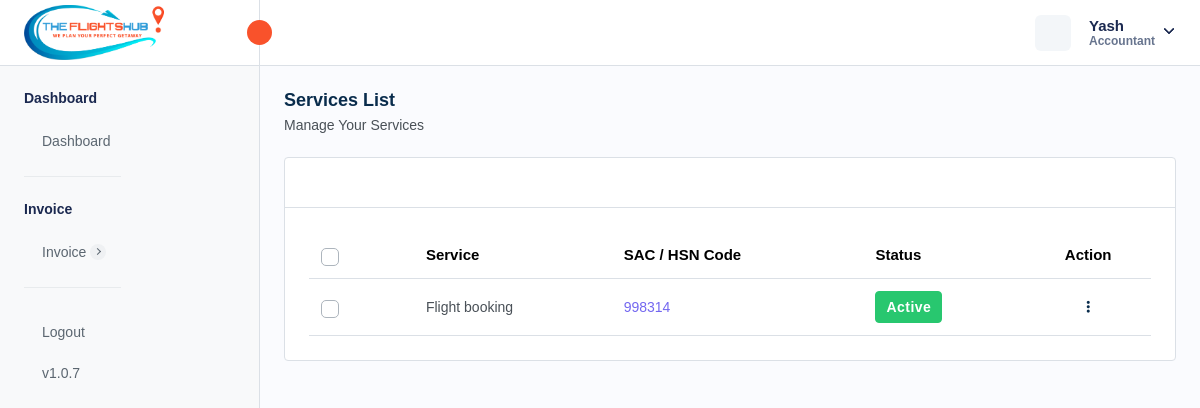
The app's page /services.php (signed in) with its own data.
### tables this page shows
CREATE TABLE `company_settings` (
  `company_id` int NOT NULL AUTO_INCREMENT,
  `company_name` varchar(255) DEFAULT NULL,
  `company_email` varchar(255) DEFAULT NULL,
  `company_phone` varchar(20) DEFAULT NULL,
  `company_website` varchar(255) DEFAULT NULL,
  `company_logo` varchar(255) DEFAULT NULL,
  `favicon` varchar(255) DEFAULT NULL,
  `address` text,
  `country` varchar(100) DEFAULT NULL,
  `state` varchar(100) DEFAULT NULL,
  `city` varchar(100) DEFAULT NULL,
  `postal_code` varchar(20) DEFAULT NULL,
  `gst_number` varchar(255) DEFAULT NULL,
  `bz_number` varchar(255) DEFAULT NULL,
  `created_at` timestamp NULL DEFAULT CURRENT_TIMESTAMP,
  `updated_at` timestamp NULL DEFAULT CURRENT_TIMESTAMP ON UPDATE CURRENT_TIMESTAMP,
  PRIMARY KEY (`company_id`)
);

CREATE TABLE `services` (
  `service_id` int NOT NULL AUTO_INCREMENT,
  `service_name` varchar(255) DEFAULT NULL,
  `sac_code` int DEFAULT NULL,
  `created_at` timestamp NULL DEFAULT CURRENT_TIMESTAMP,
  `update_at` timestamp NULL DEFAULT NULL ON UPDATE CURRENT_TIMESTAMP,
  `isActive` int DEFAULT '1',
  PRIMARY KEY (`service_id`)
);

### services.php (the view, shortened to what this page needs)
<?php
require "./database/config.php";
try {
    $stmtFetch = $db->prepare("SELECT * FROM services");
    $stmtFetch->execute();
    $services = $stmtFetch->get_result();
    $stmtFetchCompanySettings = $db->prepare("SELECT * FROM company_settings");
    $stmtFetchCompanySettings->execute();
    $companySettings = $stmtFetchCompanySettings->get_result()->fetch_array(MYSQLI_ASSOC);
} catch (Exception $e) {
    $_SESSION['error'] = $e;
}
?>
<!DOCTYPE html>
<html lang="en">
<head>
    <link rel="stylesheet" href="assets/css/bootstrap.min.css">
    <link rel="stylesheet" href="assets/css/animate.css">
    <link rel="stylesheet" href="assets/plugins/select2/css/select2.min.css">
    <link rel="stylesheet" href="assets/css/dataTables.bootstrap5.min.css">
    <link rel="stylesheet" href="assets/css/bootstrap-datetimepicker.min.css">
    <link rel="stylesheet" href="assets/plugins/summernote/summernote-bs4.min.css">
    <link rel="stylesheet" href="assets/plugins/fontawesome/css/fontawesome.min.css">
    <link rel="stylesheet" href="assets/plugins/fontawesome/css/all.min.css">
    <link rel="stylesheet" href="assets/css/style.css">
    <link rel="stylesheet" href="https://cdn.jsdelivr.net/npm/notyf@3/notyf.min.css" />
</head>
<body>
    <div class="main-wrapper">
        <div class="header">
            <?php require_once("header.php"); ?>
        </div>
        <div class="sidebar" id="sidebar">
            <?php require_once("sidebar.php"); ?>
        </div>
        <div class="page-wrapper">
            <div class="content">
                <div class="page-header">
                    <div class="add-item d-flex">
                        <div class="page-title">
                            <h4>Services List</h4>
                            <h6>Manage Your Services</h6>
                        </div>
                    </div>
                </div>
                <div class="card table-list-card">
                    <div class="card-body">
                        <div class="table-top">
                            <div class="search-set">
                                <div class="search-input">
                                    <a href="" class="btn btn-searchset"></a>
                                </div>
                            </div>
                        </div>
                        <div class="table-responsive">
                            <table class="table datanew">
                                <thead>
                                    <tr>
                                        <th class="no-sort">
                                            <label class="checkboxs">
                                                <span class="checkmarks"></span>
                                            </label>
                                        </th>
                                        <th>Service</th>
                                        <th>SAC / HSN Code</th>
                                        <th>Status</th>
                                        <th class="no-sort text-center">Action</th>
                                    </tr>
                                </thead>
                                <tbody>
                                    <?php foreach ($services->fetch_all(MYSQLI_ASSOC) as $service) { ?>
                                        <tr>
                                            <td>
                                                <label class="checkboxs">
                                                    <span class="checkmarks"></span>
                                                </label>
                                            </td>
                                            <td><?php echo $service['service_name'] ?></td>
                                            <td class="ref-number"><?php echo $service['sac_code'] ?></td>
                                            <td>
                                                <?php if ($service['isActive'] == 1) { ?>
                                                    <span class="badge badge-lg bg-success">Active</span>
                                                <?php } else { ?>
                                                    <span class="badge badge-lg bg-danger">Inactive</span>
                                                <?php } ?>
                                            </td>
                                            <td class="text-center">
                                                <a class="action-set" href="javascript:void(0);" data-bs-toggle="dropdown"
                                                    aria-expanded="true">
                                                    <i class="fa fa-ellipsis-v" aria-hidden="true"></i>
                                                </a>
                                            </td>
                                        </tr>
                                    <?php } ?>
                                </tbody>
                            </table>
                        </div>
                    </div>
                </div>
            </div>
        </div>
    </div>
</body>
</html>

### header.php (shortened to what this page needs)
<div class="header">
    <div class="header-left active">
        <a href="admin-dashboard.php" class="logo logo-normal">
            <img src="<?= isset($companySettings['company_logo']) ? $companySettings['company_logo'] : "assets/img/logo/vis-logo.png" ?>" alt="" />
        </a>
        <a id="toggle_btn" href="javascript:void(0);">
            <i data-feather="chevrons-left" class="feather-16"></i>
        </a>
    </div>
    <ul class="nav user-menu">
        <li class="nav-item nav-item-box">
            <a href="javascript:void(0);" id="btnFullscreen">
            </a>
        </li>
        <li class="nav-item dropdown has-arrow main-drop">
            <a href="javascript:void(0);" class="dropdown-toggle nav-link userset" data-bs-toggle="dropdown">
                <span class="user-info">
                    <span class="user-detail">
                        <span
                            class="user-name"><?php echo isset($_SESSION['admin_name']) ? $_SESSION['admin_name'] : "Vibrantick" ?></span>
                        <span class="user-role"><?php echo isset($_SESSION['admin_role']) ? $_SESSION['admin_role'] : "Admin"  ?></span>
                    </span>
                </span>
            </a>
        </li>
    </ul>
</div>

### records on screen
company_settings: company_logo (picture)
services: service_name "Flight booking", sac_code "998314", isActive "Active"

### other values on screen
$_SESSION['admin_name'] "Yash"
$_SESSION['admin_role'] "Accountant"
